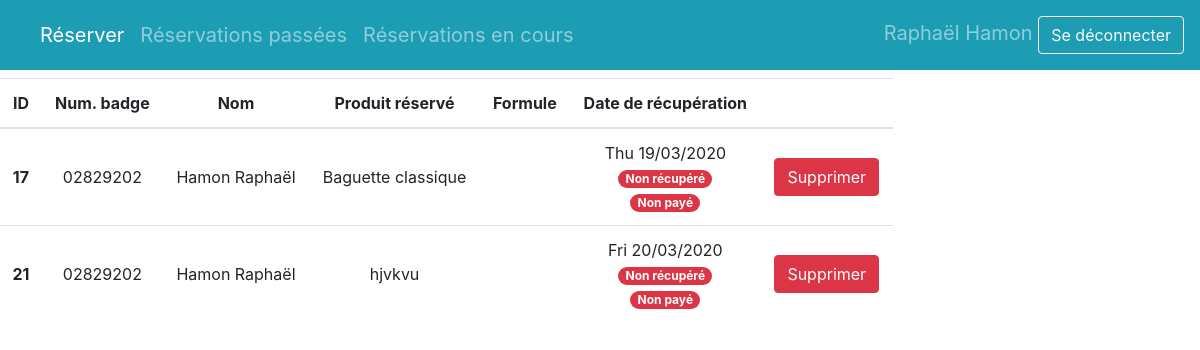
The page /reservations-passees on the database its author committed.
### database/models.py (models this page shows)
class User(db.Model):
    id = db.Column(db.Integer, primary_key=True)
    last_name = db.Column(db.Text)
    first_name = db.Column(db.Text)
    badge_number = db.Column(db.Text)
    reservations = db.relationship('Reservation', backref='user', lazy='dynamic')

class Product(db.Model):
    id = db.Column(db.Integer, primary_key=True)
    name = db.Column(db.Text)
    description = db.Column(db.Text)
    available_quantity_mon = db.Column(db.Integer)
    available_quantity_tue = db.Column(db.Integer)
    available_quantity_wed = db.Column(db.Integer)
    available_quantity_thu = db.Column(db.Integer)
    available_quantity_fri = db.Column(db.Integer)
    price = db.Column(db.Float)
    price_in_pack = db.Column(db.Float)
    image_format = db.Column(db.Text)
    reservations = db.relationship('Reservation', backref='product', lazy='dynamic')

### app.py (the view)
@app.route('/reservations-passees')
def user_old_reservations_page():
    to_display = get_old_reservations_by_user_id(1)
    return flask.render_template("user_old_reservations.html.jinja2",
                                 to_display=to_display,
                                 active_page="user_old_reservations")

### app.py (called while the page is built)
def find_old_reservations_by_user_id(today, id):
    end = datetime.datetime.fromisoformat(today.isoformat())
    return Reservation.query.filter(Reservation.collect_date < end).filter(Reservation.user_id==id).all()

def find_user_by_id(id):
    return User.query.filter_by(id=id).first()

def find_product_by_id(id):
    return Product.query.filter_by(id=id).first()

### templates/user_old_reservations.html.jinja2
{% extends 'user_structure.html.jinja2' %}
{% block content %}
    <table class="table table-hover text-center mt-2">
        <thead>
        <tr>
            <th scope="col">ID</th>
            <th scope="col">Num. badge</th>
            <th scope="col">Nom</th>
            <th scope="col">Produit réservé</th>
            <th scope="col">Formule</th>
            <th scope="col">Date de récupération</th>
            <th scope="col"></th>
        </tr>
        </thead>
        <tbody>
        {% for reservation in to_display %}
            <tr>
                <th scope="row" class="align-middle">{{ reservation['id'] }}</th>
                <td class="align-middle">{{ reservation['badge_number'] }}</td>
                <td class="align-middle">{{ reservation['name'] }}</td>
                <td class="align-middle">{{ reservation['product_name'] }}</td>
                <td class="align-middle">
                </td>
                <td class="align-middle">
                    {{ reservation['collect_date'] }}<br/>
                    {% if reservation['collected'] %}{{ reservation['collect_time'] }}{% else %}
                        <span class="badge badge-pill badge-danger">Non récupéré</span>{% if not reservation['paid'] %}
                        <br/><span class="badge badge-pill badge-danger">Non payé</span>{% endif %}{% endif %}
                </td>
                <td class="align-middle">
                    <button type="button" onclick="delete_reservation({{ reservation['id'] }})" class="btn btn-danger">
                        Supprimer
                    </button>
                </td>
            </tr>
        {% endfor %}
        </tbody>
    </table>
{% endblock %}

### templates/user_structure.html.jinja2 (shortened to what this page needs)
<!doctype html>
<html lang="en">
<head>
    <link rel="stylesheet" href="https://stackpath.bootstrapcdn.com/bootstrap/4.4.1/css/bootstrap.min.css"
>
    <link rel="stylesheet" href="{{ url_for("static", filename="css/style.css") }}">
</head>
<body>
<nav class="navbar-dark navbar navbar-expand-sm justify-content-between">
    <div class="collapse navbar-collapse" id="navbarSupportedContent">
        <ul class="navbar-nav mr-auto ">
            <li class="nav-item active">
                <a class="nav-link" href="{{ url_for("user_reservation_page") }}">Réserver <span class="sr-only">(current)</span></a>
            </li>
            <li class="nav-item">
                <a class="nav-link" href="{{ url_for("user_old_reservations_page") }}">Réservations passées</a>
            </li>
            <li class="nav-item">
                <a class="nav-link" href="{{ url_for("user_future_reservations_page") }}">Réservations en cours</a>
            </li>
        </ul>
        <span class="navbar-text">
            Raphaël Hamon
            <button class="btn btn-outline-light" type="button">Se déconnecter</button>
        </span>
    </div>
</nav>
<div class="row">
    <div class="col-9">
        {% block content %}
        {% endblock %}
    </div>
</div>
</body>
</html>

### static/css/style.css (style rules this page uses)
a { color: #1d9db4; }
.navbar-dark { background-color: #1d9db4; font-size: 15pt; }

### rows shown on the page
User: badge_number "02829202" "02829202"
Product: product_name "Baguette classique"
Product: product_name "hjvkvu"

### other values the page prints
{{ reservation['id'] }} "17" "21"
{{ reservation['name'] }} "Hamon Raphaël" "Hamon Raphaël"
{{ reservation['collect_date'] }} "Thu 19/03/2020" "Fri 20/03/2020"
